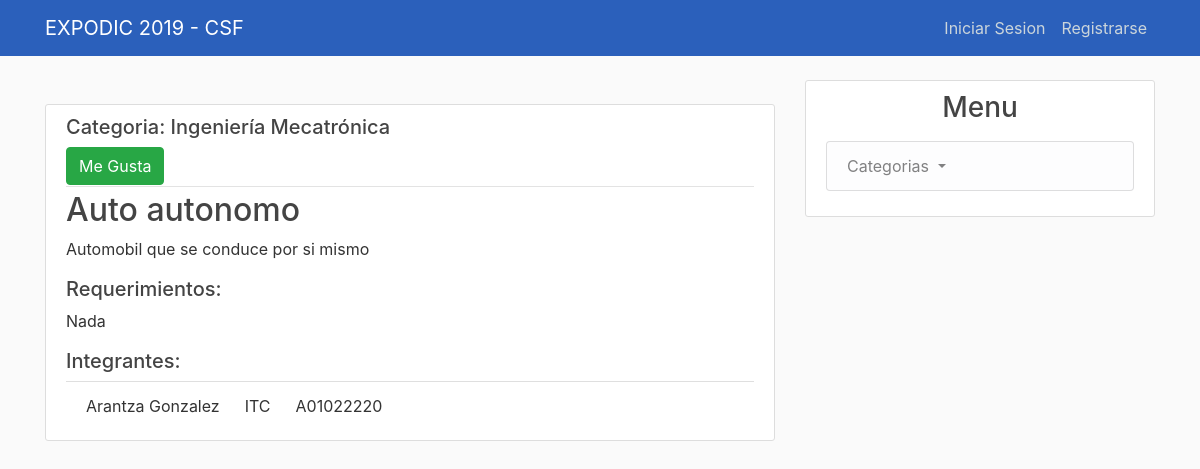
The app's page /project/5/ with its own data.
### feria_ing/models.py (models this page shows, shortened)
class Project(models.Model):
    id = models.IntegerField(primary_key=True)
    nombre = models.CharField(max_length=140)
    descripcion = models.TextField()
    categorias = models.ForeignKey(
        Categoria,
        on_delete = models.SET_NULL,
        null = True
    )
    requierements = models.CharField(max_length=140, verbose_name= ('Requerimientos'))
    evaluaciones = models.IntegerField()

class Categoria(models.Model):
    abreviacion = models.CharField(max_length=7, primary_key=True)
    nombre = models.CharField(max_length=100)
    num_proyectos = models.IntegerField()
    def __str__(self):
        return self.nombre

### users/models.py (models this page shows, shortened)
class Alumno(models.Model):
    matricula = models.CharField(max_length=25,primary_key=True)
    nombres = models.CharField(max_length=140)
    apellidos = models.CharField(max_length=140)
    proyecto = models.ForeignKey(Project,on_delete=models.CASCADE, null =True)
    carrera = models.CharField(max_length=5)

### feria_ing/views.py (the view)
# urls.py: path('project/<int:pk>/', ProjectDetailView.as_view(), name="project-detail"),
class ProjectDetailView(DetailView):
    model = Project
    def get_context_data(self, **kwargs):
        context = super(ProjectDetailView, self).get_context_data(**kwargs)
        alum = []
        list_al = Alumno.objects.all()
        prof_list = Profesor.objects.all()
        project_id = self.kwargs['pk']
        ld_user = self.request.user
        self.request.session['pk'] = project_id
        mat = ld_user.username.split('@')[0]
        eva_list =  Evaluacion.objects.all().filter(proyecto = project_id, profesor = mat)
        current_user = None
        for al in list_al:
            if al.matricula == mat:
                current_user = al
            if al.proyecto_id == project_id:
                alum.append(al)
        if current_user:
            type = True #Es alumno
        else:
            type= False #Es prof
        for prof in prof_list:
            if prof.matricula == mat:
                current_user = prof
        if eva_list:
            evaluated = True
        else:
            evaluated = False
        context['alumnos'] = alum
        context['user_current'] = current_user
        context['type'] = type
        context['evaluated'] = evaluated
        return context

### feria_ing/templates/feria_ing/project_detail.html
{% extends "feria_ing/base.html" %}
{% block content %}
  <br>
        <article class="media content-section">
          <div class="media-body">
            <div class="article-metadata">
                <h5 class="mr-2"> Categoria:  {{ object.categorias }}</h5>
              {% if type  %}
                {% if user_current.proyecto == None %}
                &emsp;<a class="btn btn-primary " href="{% url 'unirse_proyecto'%}" onclick="return confirm('Seguro que quieres unirte a este proyecto ?')">Unirse Al Projecto</a>
                {% endif %}
                {% if user_current.proyecto == object %}
                &emsp; <a class="btn btn-danger" style="color: white;" href="{% url 'salir-proyecto'%}" onclick="return confirm('Seguro que quieres salir de este proyecto ?')">Salir de este Projecto</a>
                {% endif %}
              {% else %}
                {% if type == False %}
                  {% if evaluated == False%}
                    <a class="btn btn-success" style="color: white;" href="{% url 'like' project.id%}">Me Gusta</a>
                  {% endif %}
                {% endif %}
              {%endif%}
            </div>
            <h2>{{ object.nombre }}</h2>
            <p class="article-content">{{ object.descripcion }}</p>
            <h5>Requerimientos: </h5>
            <p class="article-content">{{ object.requierements }}</p>
            <h5>Integrantes: </h5>
            <ul class="list-group list-group-flush">
                {%for alumno in alumnos%}
                <li class="list-group-item">{{alumno.nombres}} {{alumno.apellidos}} &emsp; {{alumno.carrera}}
                    &emsp; {{alumno.matricula}}
                </li>
                {% endfor %}
              </ul>
          </div>
        </article>
{% endblock content %}

### feria_ing/static/feria_ing/style.css (style rules this page uses)
body { background: #fafafa; color: #333333; margin-top: 5rem; }
h1, h2, h3, h4, h5, h6 { color: #444444; }
ul { margin: 0; }
.content-section { background: #ffffff; padding: 10px 20px; border: 1px solid #dddddd; border-radius: 3px; margin-bottom: 20px; }
.article-content { white-space: pre-line; }
.article-metadata { padding-bottom: 1px; margin-bottom: 4px; border-bottom: 1px solid #e3e3e3 }

### records on screen
Project: categorias "Ingeniería Mecatrónica", nombre "Auto autonomo", descripcion "Automobil que se conduce por si mismo", requierements "Nada"
Alumno: nombres "Arantza", apellidos "Gonzalez", carrera "ITC", matricula "A01022220"
